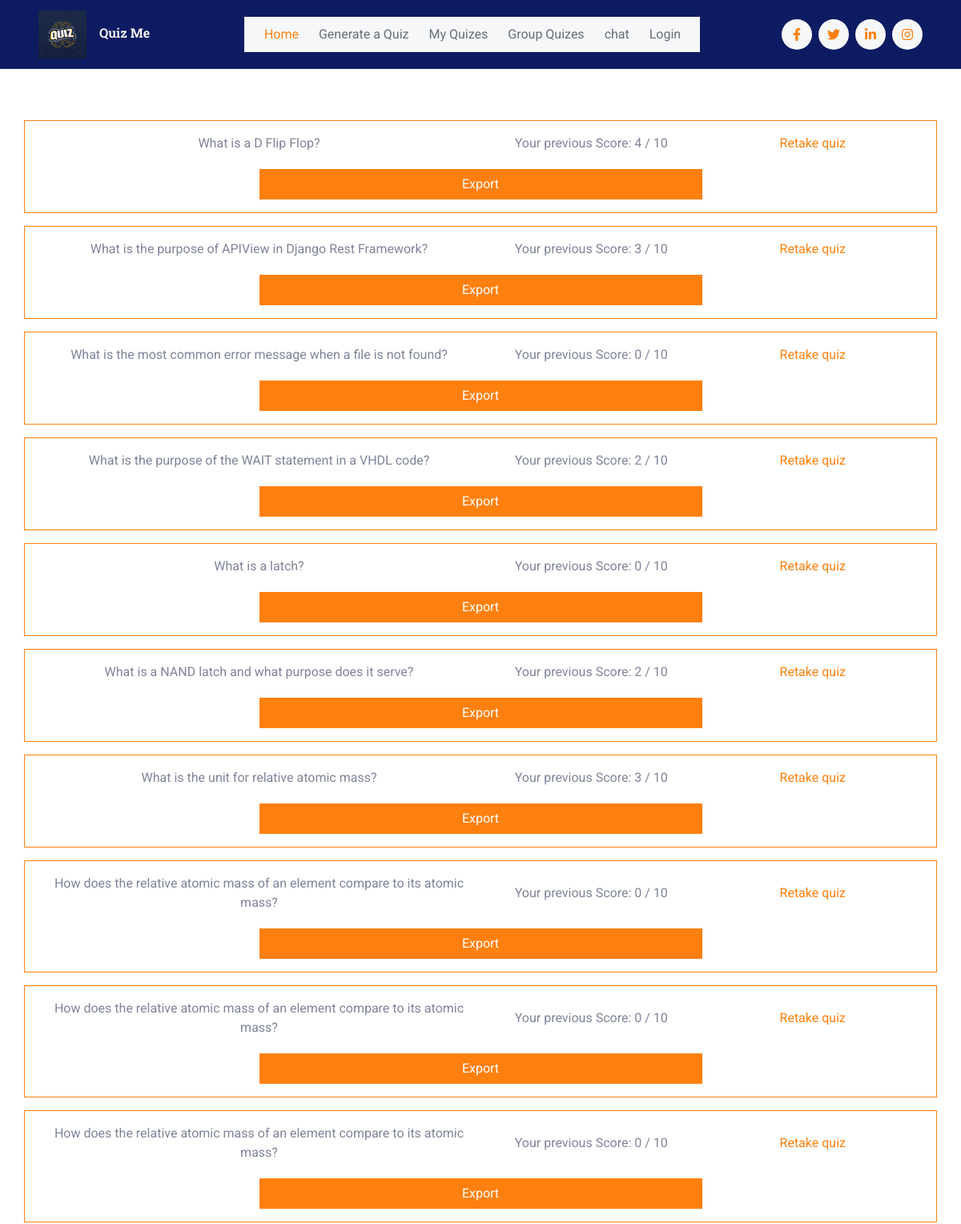
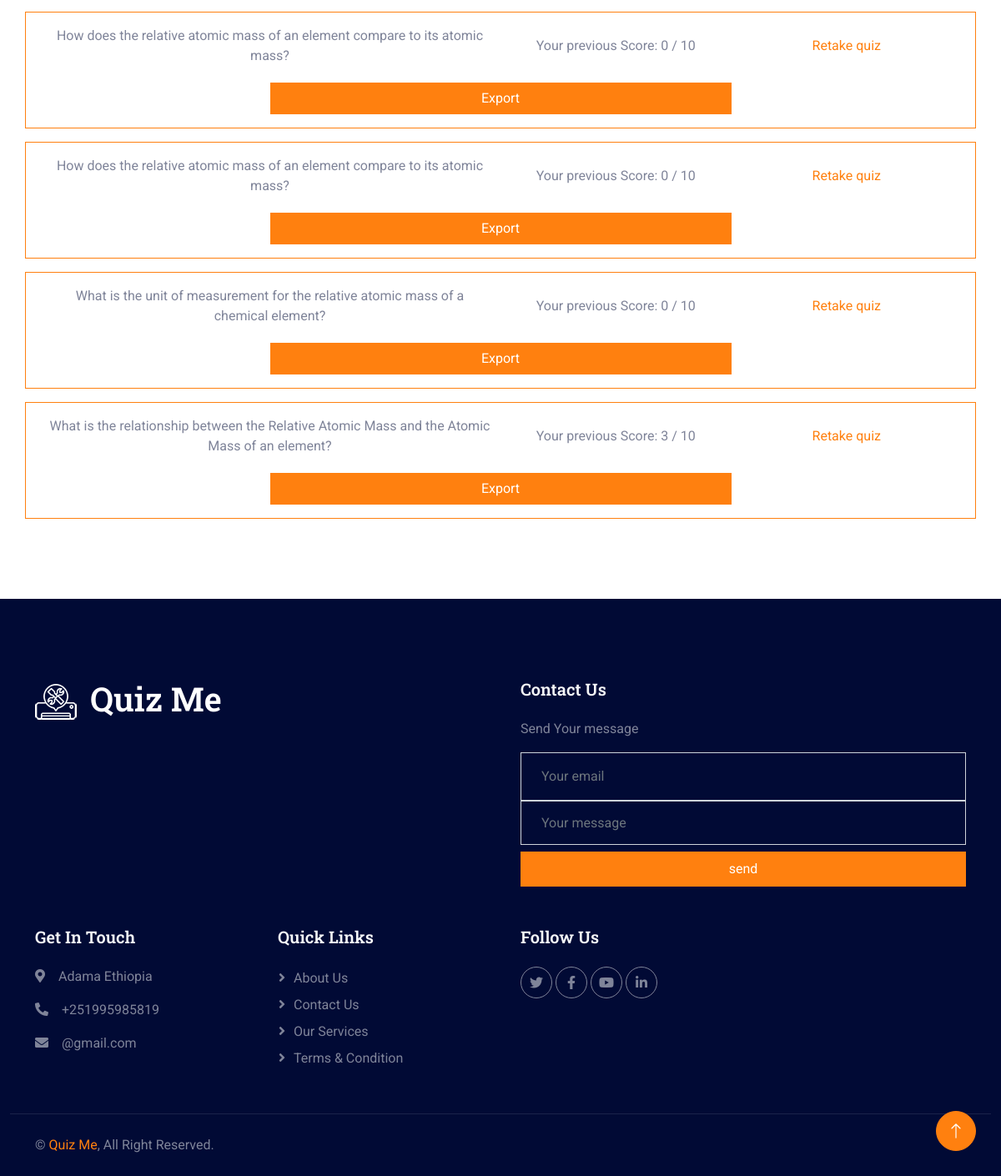
The app's page /my_quizes (signed in) with its own data (2 pictures, top to bottom).
### quiz_app/models.py (models this page shows, shortened)
class Quiz(models.Model):
    title = models.CharField(max_length=100, null=True, blank=True)
    size = models.IntegerField()
    generated_by = models.ForeignKey(CustomUser, on_delete=models.CASCADE)
    questions = models.TextField()
    user_score = models.IntegerField(default=0)

### quiz_app/views.py (the view)
# urls.py: path('my_quizes', views.myquizes, name='my_quizes'),
@login_required(login_url='login')
def myquizes(request):
    user = request.user
    quizs = Quiz.objects.all().filter(generated_by= user)
    return render(request, 'my_quizes.html', {"quizes":quizs})

### templates/my_quizes.html (shortened to what this page needs)
{% extends 'index2.html' %}
{% block content %}
{% load static %}
    <body>
        <div class="container-xxl py-5 custom-container">
            <div class="container text-center">
                {% if quizes %}
                    {% for quiz in quizes %}
                        <div class="row border border-primary rounded p-3 mt-3 d-flex justify-content-center align-items-center">
                            <div class="col-md-6">
                                {{ quiz.title }}
                            </div>
                            <div class="col-md-3">
                                Your previous Score: {{ quiz.user_score }} / 10
                            </div>
                            <div class="col-md-3">
                                <a href="{%url 'quiz' quiz.id %}">Retake quiz</a>
                            </div>
                            <Button onClick="exportQuiz({{quiz.id}})" class="btn btn-primary" style="margin-top:20px; width:50%">
                                Export
                            </Button>
                        </div>
                    {% endfor %}
                {% else %}
                    <h1>You haven't taken any quizzes yet.</h1>
                {% endif %}
            </div>
        </div>
    </body>
{% endblock content %}

### static/css/style.css (style rules this page uses)
:root { --primary: #FF800F; --secondary: #001064; --light: #F6F7F8; --dark: #010A35; }
.btn { transition: .5s; }
.btn.btn-primary, .btn.btn-outline-primary:hover, .btn.btn-secondary, .btn.btn-outline-secondary:hover { color: #FFFFFF; }

### templates/my_quizes.html (style rules this page uses)
.custom-container { min-height: 80vh; display: flex; flex-direction: column; justify-content: center; align-items: center; }

### records on screen
Quiz: title "What is a D Flip Flop?", user_score "4"
Quiz: title "What is the purpose of APIView in Django Rest Framework?", user_score "3"
Quiz: title "What is the most common error message when a file is not found?", user_score "0"
Quiz: title "What is the purpose of the WAIT statement in a VHDL code?", user_score "2"
Quiz: title "What is a latch?", user_score "0"
Quiz: title "What is a NAND latch and what purpose does it serve?", user_score "2"
Quiz: title "What is the unit for relative atomic mass?", user_score "3"
Quiz: title "How does the relative atomic mass of an element compare to its atomic mass?", user_score "0"
Quiz: title "How does the relative atomic mass of an element compare to its atomic mass?", user_score "0"
Quiz: title "How does the relative atomic mass of an element compare to its atomic mass?", user_score "0"
Quiz: title "How does the relative atomic mass of an element compare to its atomic mass?", user_score "0"
Quiz: title "How does the relative atomic mass of an element compare to its atomic mass?", user_score "0"
Quiz: title "What is the unit of measurement for the relative atomic mass of a chemical element?", user_score "0"
Quiz: title "What is the relationship between the Relative Atomic Mass and the Atomic Mass of an element?", user_score "3"
